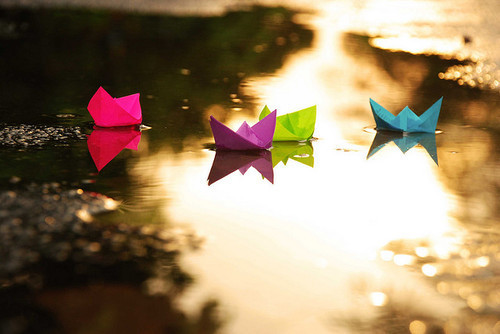
#> input picture image_coding_week-02/test_image.jpg, 500 x 334 px
$ python test_show.py
#> lines starting #> are read from the running program, lines starting #| are printed output that depends on the picture
import cv2 as cv
from pathlib import Path

# --- กำหนดค่าเริ่มต้น ---
# เปลี่ยนชื่อไฟล์ภาพนี้ให้ถูกต้อง หรือระบุพาธเต็ม
IMAGE_FILENAME = "test_image.jpg"

def convert_and_show_separate(image_path: str):
    """
    อ่านภาพ, แปลงเป็นขาวดำ, และแสดงผลทั้งสองภาพในหน้าต่างแยกกันด้วย OpenCV.

    Args:
        image_path: เส้นทางไฟล์ไปยังภาพที่ต้องการประมวลผล.
    """
#> called with image_path = 'image_coding_week-02/test_image.jpg'

    # 1. การจัดการไฟล์และการตรวจสอบ
    p = Path(image_path)

    if not p.exists():
        print(f"❌ ข้อผิดพลาด: ไม่พบไฟล์ภาพที่ '{p.resolve()}'")
        return

    # 2. อ่านภาพด้วย OpenCV
    # cv.IMREAD_COLOR (1) โหลดภาพสี BGR
    img_bgr = cv.imread(str(p), cv.IMREAD_COLOR)
#> img_bgr is the input picture: shape (334, 500, 3); mean B, G, R 101.5, 130.6, 151.8

    if img_bgr is None:
        print(f"❌ ข้อผิดพลาด: ไม่สามารถโหลดภาพจาก '{p.resolve()}' ได้")
        return

    # 3. แปลงภาพเป็น Grayscale
    # cv.COLOR_BGR2GRAY จะแปลงภาพ BGR เป็น Grayscale
    img_grayscale = cv.cvtColor(img_bgr, cv.COLOR_BGR2GRAY)
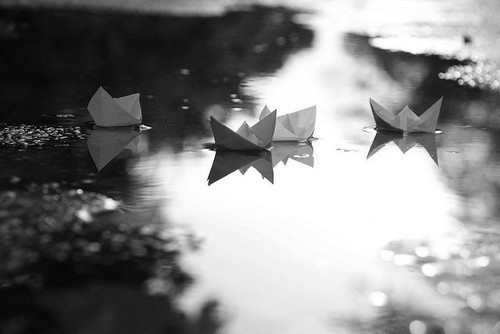
#> img_grayscale: shape (334, 500); min 0, max 255, mean 133.6

    # 4. แสดงผลภาพด้วย OpenCV ในหน้าต่างแยกกัน

    # แสดงภาพต้นฉบับ (Original Image)
    # OpenCV จะแสดงผลภาพในรูปแบบสี BGR ที่ถูกต้องในหน้าต่างนี้
    cv.imshow('1. Original Image (Color)', img_bgr)

    # แสดงภาพขาวดำ (Grayscale Image)
    cv.imshow('2. Grayscale Image', img_grayscale)

    # 5. รอให้ผู้ใช้กดปุ่มใดๆ เพื่อปิดหน้าต่าง
    print("\n✅ แสดงภาพเสร็จสมบูรณ์")
    print(">>> กรุณากดปุ่มใดๆ บนคีย์บอร์ดเพื่อปิดหน้าต่างแสดงผล...")

    cv.waitKey(0) # รอรับคีย์จากผู้ใช้ (0 คือรอตลอดไป)
    cv.destroyAllWindows() # ปิดหน้าต่าง OpenCV ทั้งหมด

# --- ฟังก์ชันหลักสำหรับการรันโค้ด ---
if __name__ == '__main__':
    current_dir = Path(__file__).parent
    full_image_path = current_dir / IMAGE_FILENAME

    convert_and_show_separate(str(full_image_path))
    print("✨ โปรแกรมจบการทำงาน")
